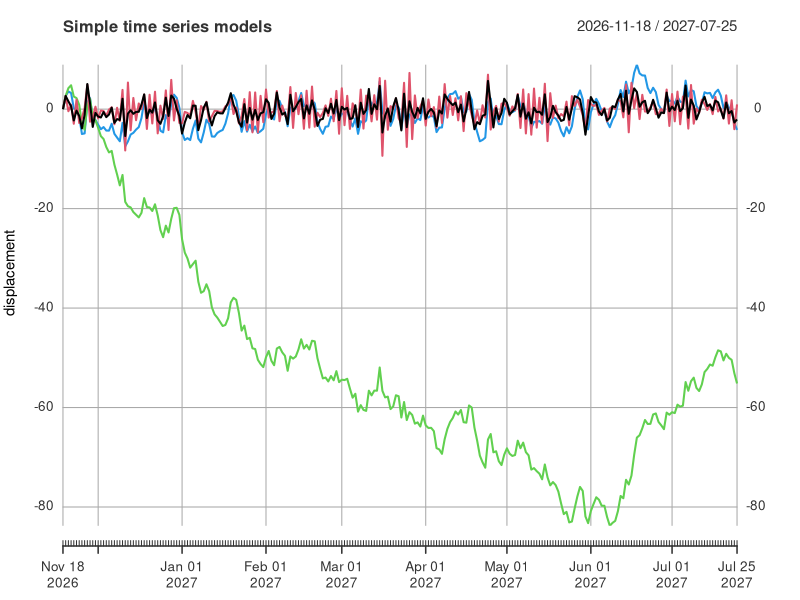
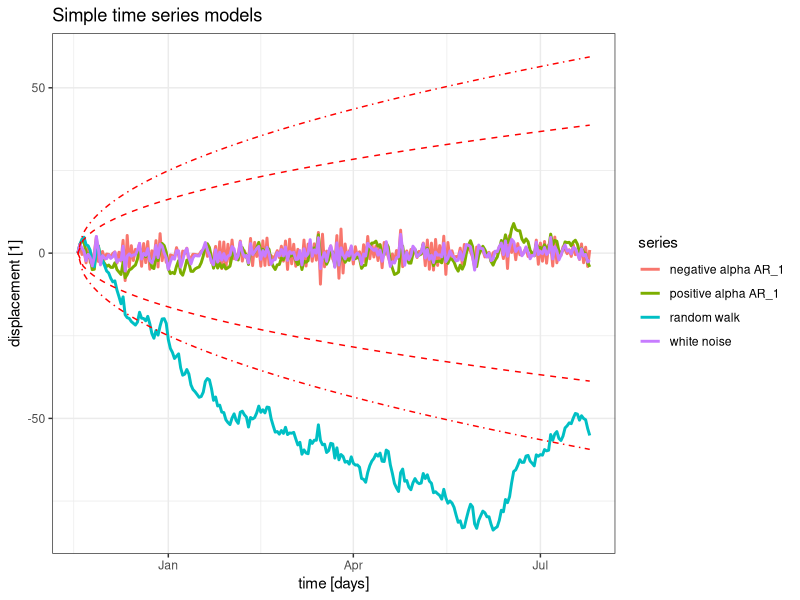
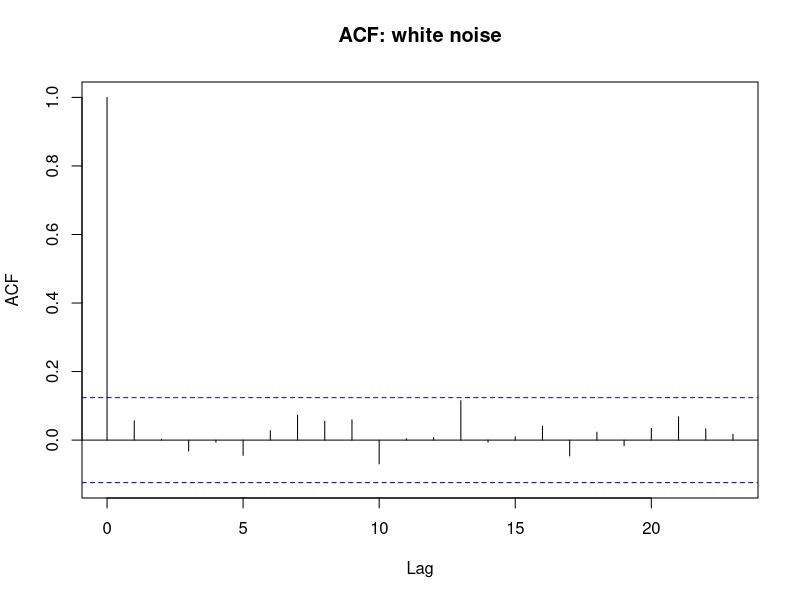
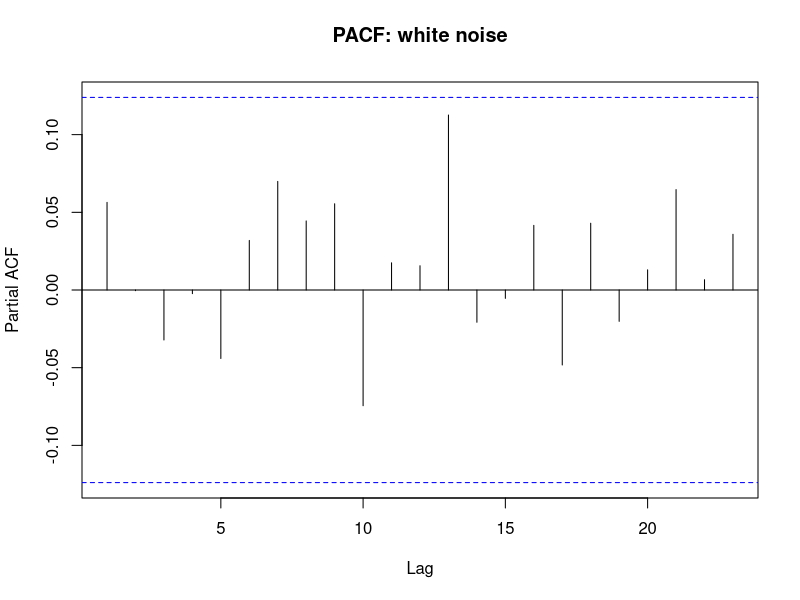
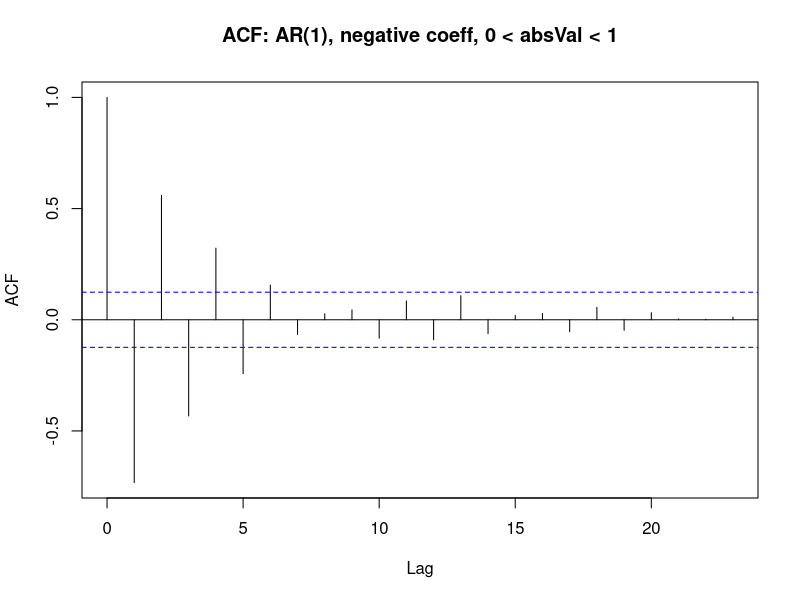
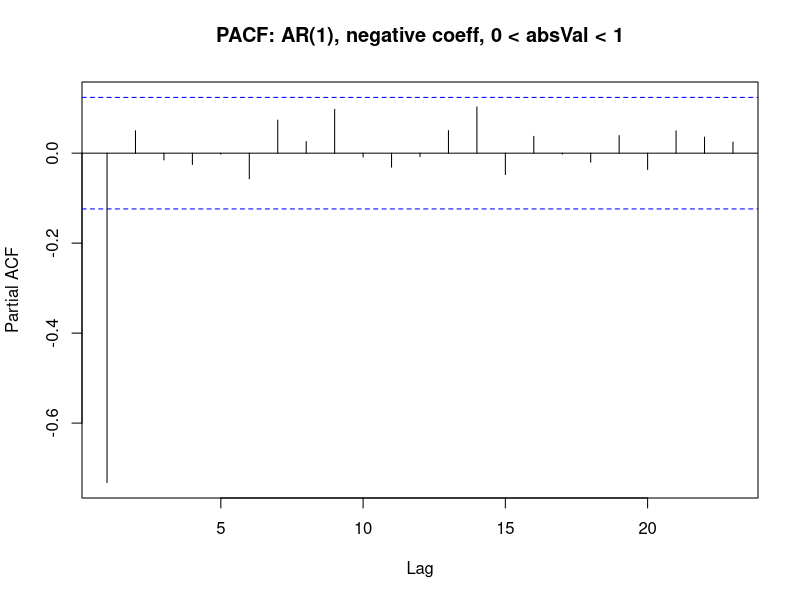
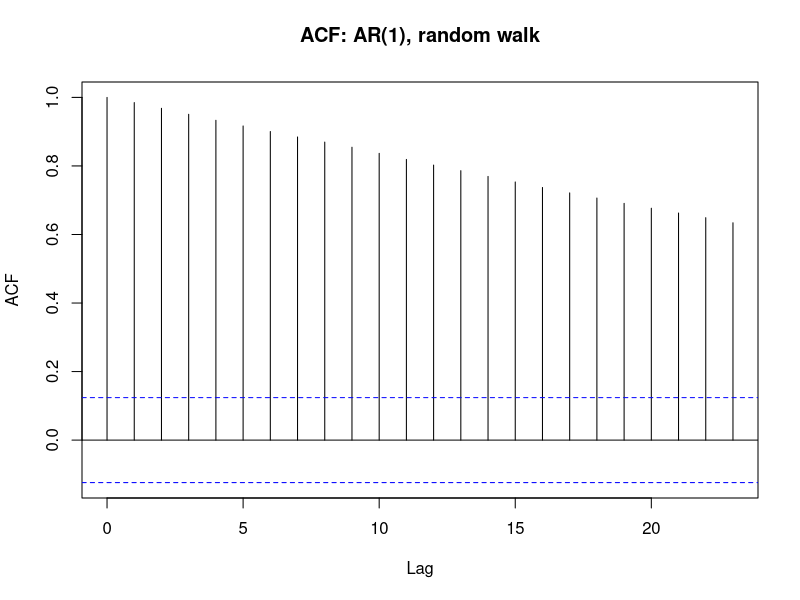
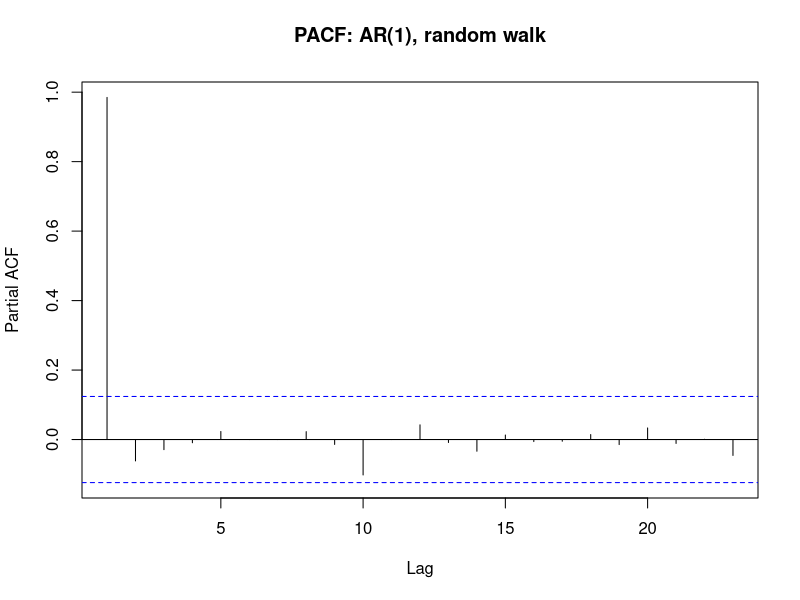

These figures' R source, in order:
################################################################################
# author: Henk van Elst
# file: simpleTimeSeriesModels.R
# date: Sa, 03.10.2020 / Do, 08.10.2020
# description: Generation of simple time series: white noise and AR(1), with
#   special case random walk
# Cf.: https://rc2e.com/timeseriesanalysis
################################################################################

graphics.off()
rm(list=ls())

#-------------------------------------------------------------------------------
## Load packages
#-------------------------------------------------------------------------------
library(xts)
library(ggplot2)
library(broom)
library(magrittr)

#-------------------------------------------------------------------------------
## Specify parameter values
#-------------------------------------------------------------------------------
n <- 250
alpha <- 0.75
sigma <- 2.0

#-------------------------------------------------------------------------------
## Initialise synthetic time series
#-------------------------------------------------------------------------------
time <- Sys.Date() + 0:(n - 1)
y1 <- y2 <- y3 <- y4 <- c(rep(x = 0, times = n))

#-------------------------------------------------------------------------------
## Generate white noise
#-------------------------------------------------------------------------------
# Gaussian white noise
w <-
  rnorm(n = n ,
        mean = 0 ,
        sd = sigma)

# alternative: Gossetian white noise (df = 2)
#w <-
#  rt(n = n , df = 2)

#-------------------------------------------------------------------------------
## Generate synthetic time series
#-------------------------------------------------------------------------------
for (i in 2:n) {
  
  # white noise
  y1[i] <- w[i]
  
  # AR(1): negative coeff, 0 < absVal < 1
  y2[i] <- -alpha * y2[i - 1] + w[i]
  
  # AR(1): random walk
  y3[i] <- y3[i - 1] + w[i]
  
  # AR(1): positive coeff, 0 < absVal < 1
  y4[i] <- alpha * y4[i - 1] + w[i]
}

# Collect data in xts object
y_xts <- xts(x = t(rbind(y1, y2, y3, y4)) ,
             order.by = time)

#-------------------------------------------------------------------------------
# Definition: lines representing quantiles of N(0, sigma^2), scaled by sqrt(t)
#-------------------------------------------------------------------------------
quantileLineNorm <- function(x,
                             sign = 1,
                             prob = 0.89,
                             sigma = 1.0) {
  t1 <- (x - Sys.Date())
  t2 <- as.numeric(t1)
  out <- sign * qnorm(p = prob, mean = 0, sd = sigma) * sqrt(t2)
  return(out)
}

#-------------------------------------------------------------------------------
## Visualisation
#-------------------------------------------------------------------------------
plot.xts(
  x = y_xts ,
  main = "Simple time series models" ,
  xlab = "time" ,
  ylab = "displacement"
)

# https://stackoverflow.com/questions/38597464/multiple-time-series-in-ggplot2-from-xts-object
mseries <-
  cbind(y_xts$y1 ,
        y_xts$y2 ,
        y_xts$y3 ,
        y_xts$y4)
names(mseries) <-
  c("white noise" ,
    "negative alpha AR_1" ,
    "random walk" ,
    "positive alpha AR_1")
index(mseries) <-
  as.Date(index(mseries))

tidy(mseries) %>%
  ggplot(mapping = aes(x = index, y = value, colour = series)) +
  geom_line(size = 1.0) +
  theme_bw() +
  labs(title = "Simple time series models") +
  xlab(label = "time [days]") +
  ylab(label = "displacement [1]") +
  stat_function(
    fun = quantileLineNorm,
    args = list(sign = 1,
                prob = 0.89,
                sigma = sigma),
    linetype = "dashed",
    colour = "red"
  ) +
  stat_function(
    fun = quantileLineNorm,
    args = list(
      sign = -1,
      prob = 0.89,
      sigma = sigma
    ),
    linetype = "dashed",
    colour = "red"
  ) +
  stat_function(
    fun = quantileLineNorm,
    args = list(sign = 1,
                prob = 0.97,
                sigma = sigma),
    linetype = "dotdash",
    colour = "red"
  ) +
  stat_function(
    fun = quantileLineNorm,
    args = list(
      sign = -1,
      prob = 0.97,
      sigma = sigma
    ),
    linetype = "dotdash",
    colour = "red"
  )

#-------------------------------------------------------------------------------
## Autocorrelation and partial autocorrelation
#-------------------------------------------------------------------------------
# white noise
acf(x = y_xts$y1, main = "ACF: white noise")
pacf(x = y_xts$y1, main = "PACF: white noise")

# AR(1): negative coeff, 0 < absVal < 1
acf(x = y_xts$y2, main = "ACF: AR(1), negative coeff, 0 < absVal < 1")
pacf(x = y_xts$y2, main = "PACF: AR(1), negative coeff, 0 < absVal < 1")

# AR(1): random walk
acf(x = y_xts$y3, main = "ACF: AR(1), random walk")
pacf(x = y_xts$y3, main = "PACF: AR(1), random walk")

# AR(1): positive coeff, 0 < absVal < 1
acf(x = y_xts$y4, main = "ACF: AR(1), positive coeff, 0 < absVal < 1")
pacf(x = y_xts$y4, main = "PACF: AR(1), positive coeff, 0 < absVal < 1")

#-------------------------------------------------------------------------------
## Generate synthetic lag-1-difference time series
#-------------------------------------------------------------------------------
y_diff_xts <- diff(x = y_xts, lag = 1)

#-------------------------------------------------------------------------------
## Visualisation
#-------------------------------------------------------------------------------
plot.xts(
  x = y_diff_xts ,
  main = "Simple lag-1-difference time series models" ,
  xlab = "time" ,
  ylab = "lag-1-difference displacement"
)

# https://stackoverflow.com/questions/38597464/multiple-time-series-in-ggplot2-from-xts-object
mseries2 <-
  cbind(y_diff_xts$y1 ,
        y_diff_xts$y2 ,
        y_diff_xts$y3 ,
        y_diff_xts$y4)
names(mseries2) <-
  c("white noise lag 1" ,
    "negative alpha AR_1 lag 1" ,
    "random walk lag 1" ,
    "positive alpha AR_1 lag 1")
index(mseries2) <-
  as.Date(index(mseries2))

tidy(mseries2) %>%
  ggplot(mapping = aes(x = index, y = value, colour = series)) +
  geom_line(size = 1.0) +
  theme_bw() +
  labs(title = "Simple lag-1-difference time series models") +
  xlab(label = "time [days]") +
  ylab(label = "lag-1-difference displacement [1]") +
  stat_function(
    fun = quantileLineNorm,
    args = list(sign = 1,
                prob = 0.89,
                sigma = sigma),
    linetype = "dashed",
    colour = "red"
  ) +
  stat_function(
    fun = quantileLineNorm,
    args = list(
      sign = -1,
      prob = 0.89,
      sigma = sigma
    ),
    linetype = "dashed",
    colour = "red"
  ) +
  stat_function(
    fun = quantileLineNorm,
    args = list(sign = 1,
                prob = 0.97,
                sigma = sigma),
    linetype = "dotdash",
    colour = "red"
  ) +
  stat_function(
    fun = quantileLineNorm,
    args = list(
      sign = -1,
      prob = 0.97,
      sigma = sigma
    ),
    linetype = "dotdash",
    colour = "red"
  )

#-------------------------------------------------------------------------------
## Autocorrelation and partial autocorrelation
#-------------------------------------------------------------------------------
# white noise
acf(x = y_diff_xts$y1,
    na.action = na.pass,
    main = "ACF: lag-1-difference white noise")
pacf(x = y_diff_xts$y1,
     na.action = na.pass,
     main = "PACF: lag-1-difference white noise")

# AR(1): negative coeff, 0 < absVal < 1
acf(x = y_diff_xts$y2,
    na.action = na.pass,
    main = "ACF: lag-1-difference AR(1), negative coeff, 0 < absVal < 1")
pacf(x = y_diff_xts$y2,
     na.action = na.pass,
     main = "PACF: lag-1-difference AR(1), negative coeff, 0 < absVal < 1")

# AR(1): random walk
acf(x = y_diff_xts$y3,
    na.action = na.pass,
    main = "ACF: lag-1-difference AR(1), random walk")
pacf(x = y_diff_xts$y3,
     na.action = na.pass,
     main = "PACF: lag-1-difference AR(1), random walk")

# AR(1): positive coeff, 0 < absVal < 1
acf(x = y_diff_xts$y4,
    na.action = na.pass,
    main = "ACF: lag-1-difference AR(1), positive coeff, 0 < absVal < 1")
pacf(x = y_diff_xts$y4,
     na.action = na.pass,
     main = "PACF: lag-1-difference AR(1), positive coeff, 0 < absVal < 1")

################################################################################
################################################################################